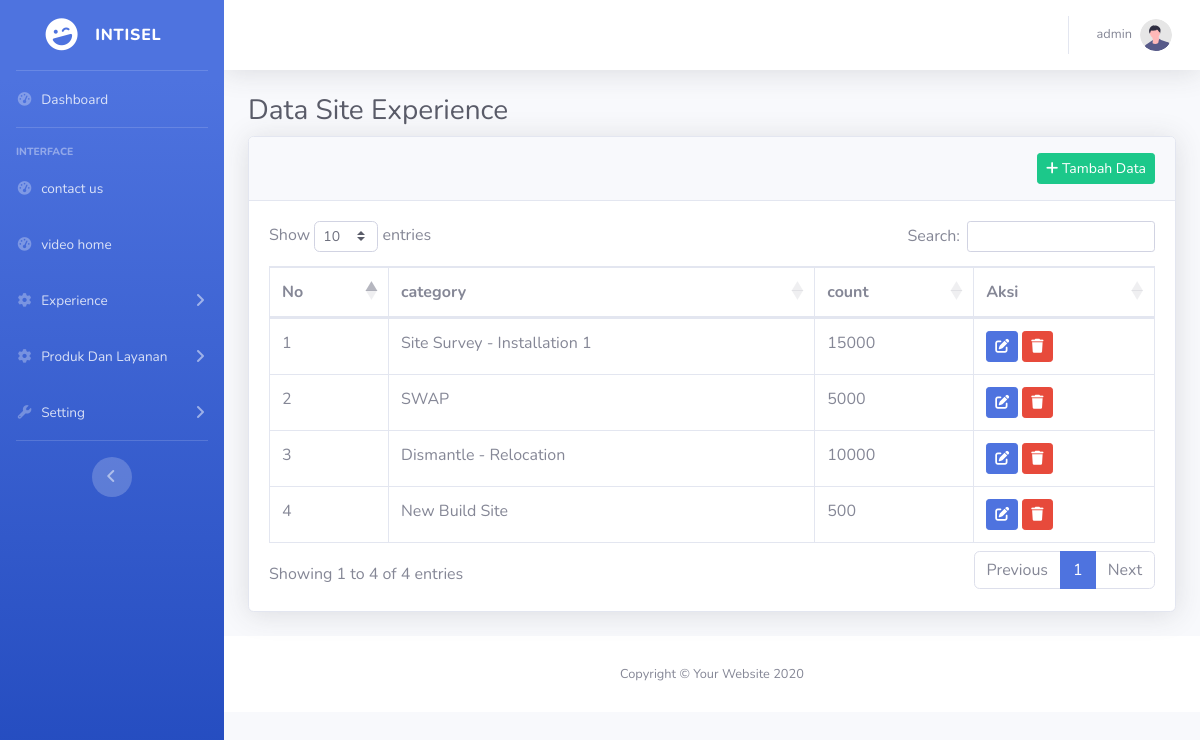
The page /adminism/siteexp.php (signed in) on the database its author committed.
### tables this page shows
CREATE TABLE `siteexp` (
  `no` int(11) NOT NULL,
  `count` int(11) NOT NULL,
  `category` text NOT NULL
);

### adminism/siteexp.php (the view, shortened to what this page needs)
<?php
include 'config/config.php';
?>
<!DOCTYPE html>
<html lang="en">
<head>
    <link href="vendor/fontawesome-free/css/all.min.css" rel="stylesheet" type="text/css">
    <link href="css/sb-admin-2.min.css" rel="stylesheet">
    <link href="vendor/datatables/dataTables.bootstrap4.min.css" rel="stylesheet">
</head>
<body id="page-top">
    <div id="wrapper">
        <ul class="navbar-nav bg-gradient-primary sidebar sidebar-dark accordion" id="accordionSidebar">
<a class="sidebar-brand d-flex align-items-center justify-content-center" href="index.php">
    <div class="sidebar-brand-icon rotate-n-15">
        <i class="fas fa-laugh-wink"></i>
    </div>
    <div class="sidebar-brand-text mx-3">Intisel</div>
</a>
<hr class="sidebar-divider my-0">
<li class="nav-item">
    <a class="nav-link" href="index.php">
        <i class="fas fa-fw fa-tachometer-alt"></i>
        <span>Dashboard</span></a>
</li>
<hr class="sidebar-divider">
<div class="sidebar-heading">
    Interface
</div>
<li class="nav-item">
                <a class="nav-link" href="kontak.php">
                    <i class="fas fa-fw fa-tachometer-alt"></i>
                    <span>contact us</span></a>
            </li>
            <li class="nav-item">
                <a class="nav-link" href="video.php">
                    <i class="fas fa-fw fa-tachometer-alt"></i>
                    <span>video home</span></a>
            </li>
<li class="nav-item">
    <a class="nav-link collapsed" href="#" data-toggle="collapse" data-target="#collapseTwo"
        aria-expanded="true" aria-controls="collapseTwo">
        <i class="fas fa-fw fa-cog"></i>
        <span>Experience</span>
    </a>
</li>
<li class="nav-item">
    <a class="nav-link collapsed" href="#" data-toggle="collapse" data-target="#collapseTwox"
        aria-expanded="true" aria-controls="collapseTwo">
        <i class="fas fa-fw fa-cog"></i>
        <span>Produk Dan Layanan</span>
    </a>
</li>
<li class="nav-item">
    <a class="nav-link collapsed" href="#" data-toggle="collapse" data-target="#collapseUtilities"
        aria-expanded="true" aria-controls="collapseUtilities">
        <i class="fas fa-fw fa-wrench"></i>
        <span>Setting</span>
    </a>
</li>
<hr class="sidebar-divider d-none d-md-block">
<div class="text-center d-none d-md-inline">
    <button class="rounded-circle border-0" id="sidebarToggle"></button>
</div>
</ul>
        <div id="content-wrapper" class="d-flex flex-column">
            <div id="content">
                <nav class="navbar navbar-expand navbar-light bg-white topbar mb-4 static-top shadow">
                    <ul class="navbar-nav ml-auto">
                        <li class="nav-item dropdown no-arrow">
                            <a class="nav-link dropdown-toggle" href="#" id="userDropdown" role="button"
                                data-toggle="dropdown" aria-haspopup="true" aria-expanded="false">
                                <span class="mr-2 d-none d-lg-inline text-gray-600 small"><?= $_SESSION['username'] ?></span>
                                <img class="img-profile rounded-circle"
                                    src="img/undraw_profile.svg">
                            </a>
                        </li>
                    </ul>
                </nav>
                <div class="container-fluid">
                    <h1 class="h3 mb-2 text-gray-800">Data Site Experience</h1>
                    <div class="card shadow mb-4">
                        <div class="card-header py-3">
                            <div class="d-flex justify-content-end">
                                <a href="tambahdata/tambahdata_site.php" class="btn btn-sm btn-success" title="Tambah Data">
                                    <i class="fas fa-plus"></i> Tambah Data
                                </a>
                            </div>
                        </div>
                        <div class="card-body">
                            <div class="table-responsive">
                                <table class="table table-bordered" id="dataTable" width="100%" cellspacing="0">
                                    <thead>
                                        <tr>
                                            <th>No</th>
                                            <th>category</th>
                                            <th>count</th>
                                            <th>Aksi</th>
                                        </tr>
                                    </thead>
                                    <tbody>
                                        <?php
                                        $sql = "SELECT * FROM siteexp";
                                        $result = $conn->query($sql);
                                        if ($result->num_rows > 0) {
                                            $no = 1;
                                            while ($row = $result->fetch_assoc()) {
                                                echo "<tr>";
                                                echo "<td>" . $no++ . "</td>";
                                                echo "<td>" . htmlspecialchars($row['category']) . "</td>";
                                                echo "<td>" . htmlspecialchars($row['count']) . "</td>";
                                                echo "<td>";
                                                echo "<a href='edit/editdata_site.php?no=" . $row['no'] . "' class='btn btn-sm btn-primary' title='Edit'><i class='fas fa-edit'></i></a> ";
                                                echo "<a href='logika_proses/logika.php?nosite=" . $row['no'] . "' class='btn btn-sm btn-danger' title='Hapus' onclick='return confirm(\"Apakah Anda yakin ingin menghapus produk ini?\");'><i class='fas fa-trash'></i></a>";
                                                echo "</td>";
                                                echo "</tr>";
                                            }
                                        } else {
                                            echo "<tr><td colspan='5' class='text-center'>Tidak ada data</td></tr>";
                                        }
                                        ?>
                                    </tbody>
                                </table>
                            </div>
                        </div>
                    </div>
            </div>
            <footer class="sticky-footer bg-white">
                <div class="container my-auto">
                    <div class="copyright text-center my-auto">
                        <span>Copyright &copy; Your Website 2020</span>
                    </div>
                </div>
            </footer>
        </div>
    </div>
</body>
</html>

### rows shown on the page
siteexp: category "Site Survey - Installation 1", count "15000"
siteexp: category "SWAP", count "5000"
siteexp: category "Dismantle - Relocation", count "10000"
siteexp: category "New Build Site", count "500"

### other values the page prints
$_SESSION['username'] "admin"
